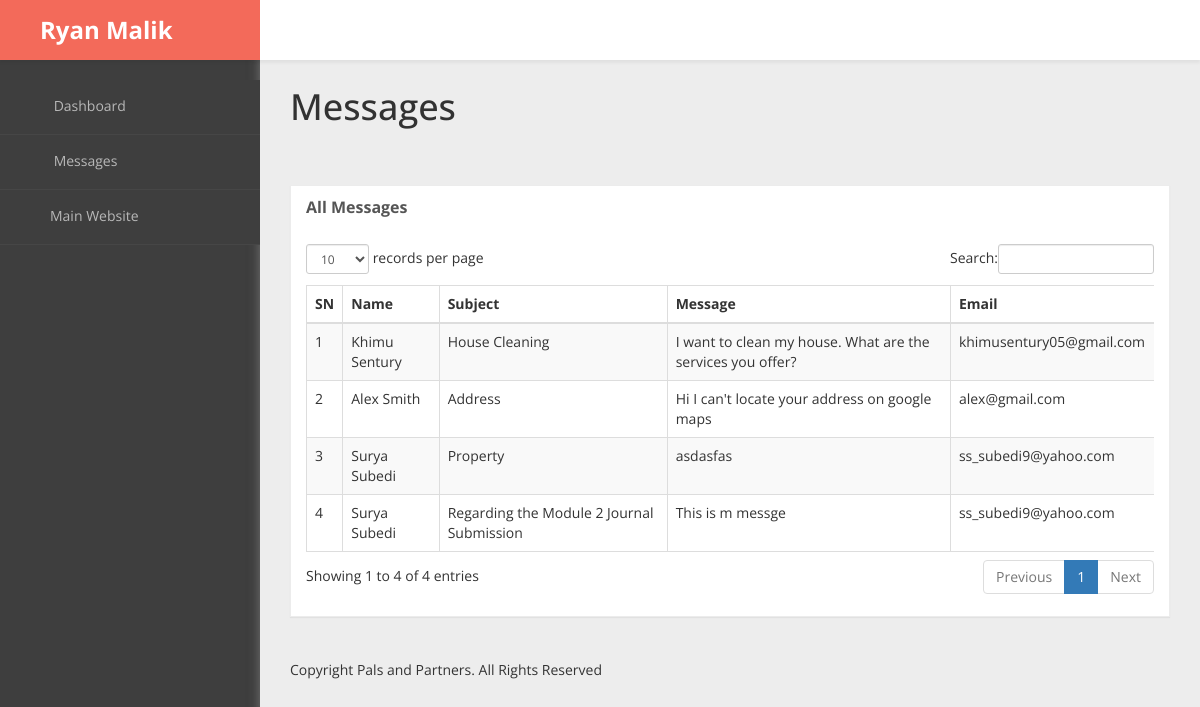
The page /admin/messages.php (signed in) on the database its author committed.
### tables this page shows
CREATE TABLE IF NOT EXISTS `message` (
  `id` int(10) NOT NULL AUTO_INCREMENT,
  `name` varchar(30) NOT NULL,
  `email` varchar(30) NOT NULL,
  `subject` varchar(100) NOT NULL,
  `message` text NOT NULL,
  PRIMARY KEY (`id`)
);

### admin/php/functions.php (called while the page is built, shortened)
<?php
include('db_conn.php');
function getMessages(){
  global $mysqli;
  $query="SELECT * FROM message ORDER BY id DESC;";
  $result=mysqli_query($mysqli,$query);
  return $result;
}
?>

### admin/include/messages.php (the view, shortened to what this page needs)
<div class="row">
    <div class="col-md-12">
        <div class="panel panel-default">
            <div class="panel-heading">
                 All Messages
            </div>
            <div class="panel-body">
                <div class="table-responsive">
                    <table class="table table-striped table-bordered table-hover" id="dataTables-example">
                        <thead>
                            <tr>
                                <th>SN</th>
                                <th>Name</th>
                                <th>Subject</th>
                                <th>Message</th>
                                <th>Email</th>
                            </tr>
                        </thead>
                        <tbody>
                          <?php
                            $result = getMessages();
                            $sn=1;
                            while($row=mysqli_fetch_assoc($result)){
                              $name = $row['name'];
                              $email = $row['email'];
                              $subject = $row['subject'];
                            ?>
                            <tr class="even">
                                <td><?php echo $sn?></td>
                                <td><?php echo $name;?></td>
                                <td><?php echo $subject?></td>
                                <td><?php echo $row['message']?></td>
                                <td><?php echo $email?></td>
                            </tr>
                          <?php
                            $sn++;
                            }
                          ?>
                        </tbody>
                    </table>
                </div>
            </div>
        </div>
    </div>
</div>

### admin/assets/css/custom-styles.css (style rules this page uses)
body { font-family: 'Open Sans', sans-serif; background: #3E3E3E; }
.panel { border-radius:0px; }
.panel-default { border-color: #ECECEC; }
.panel-default > .panel-heading { color: #555; border-color: #FFF; font-weight:bold;background: #FFFFFF; font-size: 16px; text-shadow: none; }
.panel-heading { border-bottom: 1px solid transparent; border-top-left-radius: 3px; border-top-right-radius: 3px; }

### rows shown on the page
message: name "Khimu Sentury", subject "House Cleaning", message "I want to clean my house. What are the services you offer?", email "khimusentury05@gmail.com"
message: name "Alex Smith", subject "Address", message "Hi I can't locate your address on google maps", email "alex@gmail.com"
message: name "Surya Subedi", subject "Property", message "asdasfas", email "ss_subedi9@yahoo.com"
message: name "Surya Subedi", subject "Regarding the Module 2 Journal Submission", message "This is m messge", email "ss_subedi9@yahoo.com"

### other values the page prints
$_SESSION['username'] "Ryan Malik"
